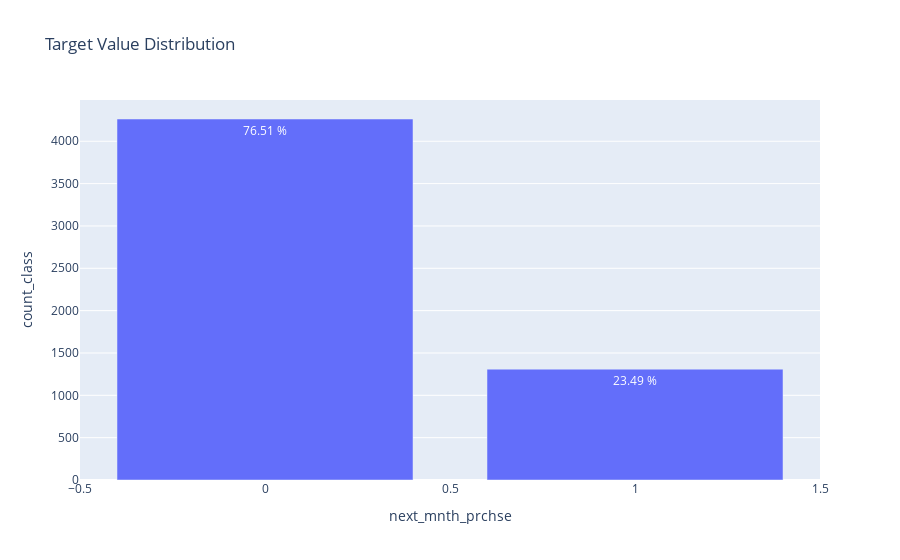

Notebook cell for this chart:
### Code cell
dist_df=ads.groupby(['next_mnth_prchse'],as_index=False).size().rename({'size':'count_class'},axis=1)
dist_df['pct_count']=np.round(dist_df['count_class']*100/len(ads),2)
dist_df['pct_count']=dist_df['pct_count'].apply(lambda x:str(x)+' %')
dist_df
bar=px.bar(dist_df,x='next_mnth_prchse',y='count_class',text='pct_count',title='Target Value Distribution')
bar.show()

### Figure 1 — Plotly figure (JSON) as saved in the notebook; plotly's stock layout.template omitted (floating-point values rounded to 4 significant figures)
{"data": [{"alignmentgroup": "True", "hovertemplate": "next_mnth_prchse=%{x}<br>count_class=%{y}<br>pct_count=%{text}<extra></extra>", "legendgroup": "", "marker": {"color": "#636efa", "pattern": {"shape": ""}}, "name": "", "offsetgroup": "", "orientation": "v", "showlegend": false, "text": ["76.51 %", "23.49 %"], "textposition": "auto", "type": "bar", "x": [0, 1], "xaxis": "x", "y": [4263, 1309], "yaxis": "y"}], "layout": {"barmode": "relative", "legend": {"tracegroupgap": 0}, "title": {"text": "Target Value Distribution"}, "xaxis": {"anchor": "y", "domain": [0, 1], "title": {"text": "next_mnth_prchse"}}, "yaxis": {"anchor": "x", "domain": [0, 1], "title": {"text": "count_class"}}}}
